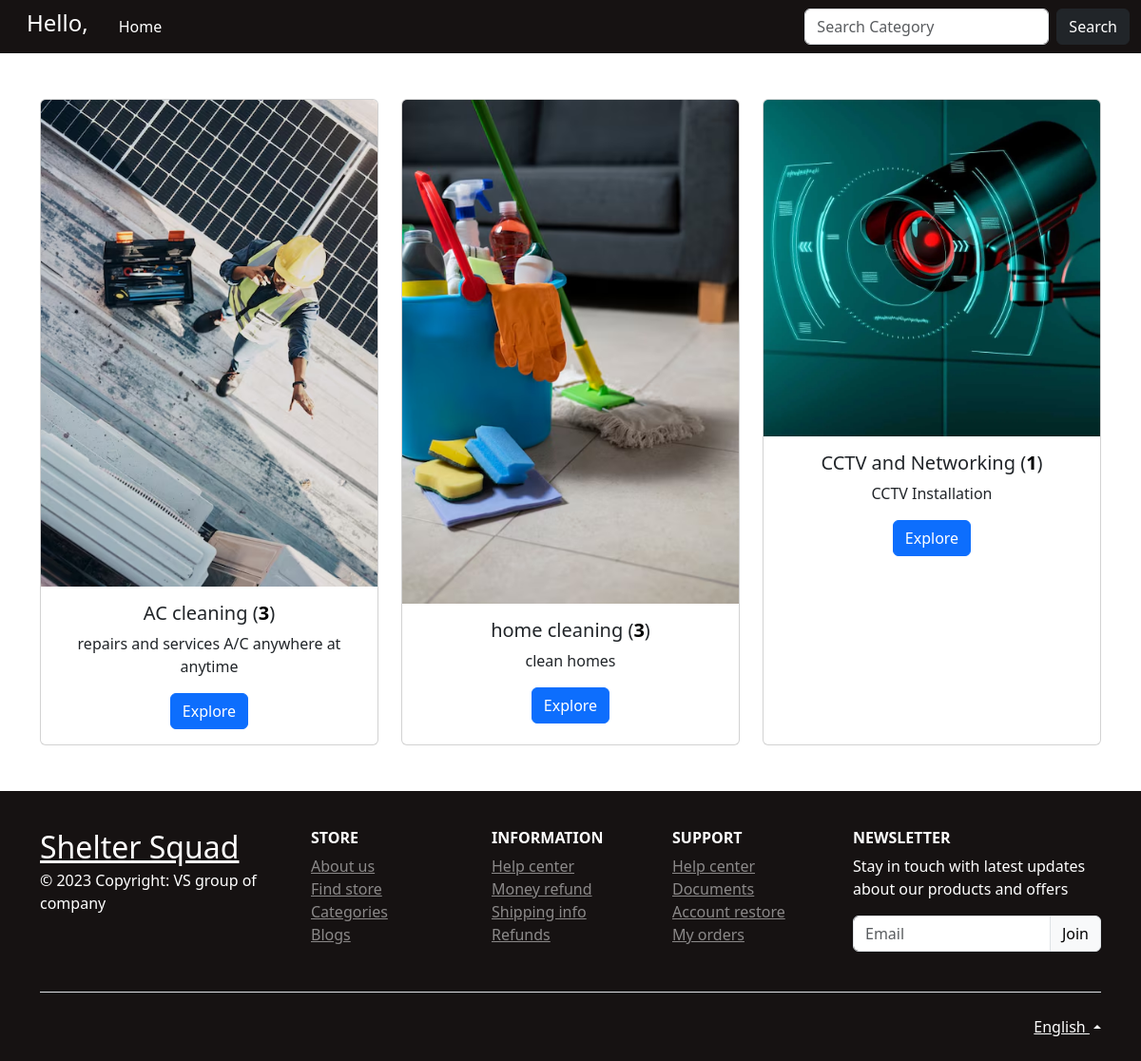
The app's page /search/ with its own data.
### home_service/models.py (models this page shows)
class Service_Category(models.Model):
    category = models.CharField(max_length=30, null=True)
    desc = models.CharField(max_length=100, null=True)
    image = models.FileField(null=True)
    total=models.CharField(max_length=100, null=True)
    def __str__(self):
        return self.category

### home_service/views.py (the view)
# urls.py: path('search/', customer_service_cat_search, name='customer_service_cat_search'),
def customer_service_cat_search(request):
    if request.method == 'GET':
        form = CustomerServiceSearchForm(request.GET)
        if form.is_valid():
            category = form.cleaned_data.get('category')
            print(category)
            services = Service_Category.objects.filter(category__icontains=category)
            print(services)
            if services:
                return render(request, 'search_results.html', {'services': services})
            else:
                error_message = "No services found for the provided category"
                return render(request, 'search_results.html', {'form': form, 'error_message': error_message})
        else:
            error_message = "Invalid search criteria."
            return render(request, 'search_results.html', {'form': form, 'error_message': error_message})
    else:
        form = CustomerServiceSearchForm()
        return render(request, 'search_results.html', {'form': form})

### home_service/templates/search_results.html (shortened to what this page needs)
<!DOCTYPE html>
{%load static%}
<html lang="en">
<head>
    <link href="https://cdn.jsdelivr.net/npm/bootstrap@5.3.3/dist/css/bootstrap.min.css" rel="stylesheet">
</head>
<body>
  <nav class="navbar navbar-expand-lg text-white" style="background-color: rgb(22, 18, 18);">
    <div class="container-fluid">
      <span class="ms-3 h4">Hello,{{request.user.username}}</span>
      <div class="collapse navbar-collapse ms-4" id="navbarScroll">
        <ul class="navbar-nav me-auto my-2 my-lg-0 navbar-nav-scroll" style="--bs-scroll-height: 100px;">
          <li class="nav-item">
            <a class="nav-link active text-white" aria-current="page" href="{% url 'user_home' %}">Home</a>
          </li>
        </ul>
        <form class="d-flex" role="search" method="GET" action="{% url 'customer_service_cat_search' %}">
          <input class="form-control me-2" name="category" type="search" placeholder="Search Category" aria-label="Search">
          <button class="btn btn-dark" type="submit">Search</button>
        </form>
      </div>
    </div>
  </nav>
    <div class="container my-5">
        <div class="row">
        {% if services %}
            {% for ser in services %}
                <div class="col-md-4">
                    <div class="card h-100">
                    <img class="card-img-top" src="{{ser.image.url}}" alt="Card image cap">
                    <div class="card-body text-center">
                        <h5 class="card-title">{{ser.category}} <span>(<span style="color:black;font-weight:bold">{{ser.total}}</span>)</span></h5>
                        <p class="card-text">{{ser.desc}}</p>
                        <a href="{% url 'explore_services' ser.id %}" class="btn btn-primary">Explore</a>
                    </div>
                    </div>
                </div>
            {% endfor %}
        {% endif %}
        </div>
    </div>
          <footer class="text-center text-lg-start text-muted mt-auto mb-0" style="background-color:  rgb(22, 18, 18);">
            <section class="">
              <div class="container text-center text-md-start pt-4 pb-4">
                <div class="row mt-3">
                  <div class="col-12 col-lg-3 col-sm-12 mb-2">
                    <a href="https://mdbootstrap.com/" target="_blank" class="text-white h2">
                      Shelter Squad
                    </a>
                    <p class="mt-1 text-white">
                      © 2023 Copyright: VS group of company
                    </p>
                  </div>
                  <div class="col-6 col-sm-4 col-lg-2">
                    <h6 class="text-uppercase text-white fw-bold mb-2">
                      Store
                    </h6>
                    <ul class="list-unstyled mb-4">
                      <li><a class="text-white-50" href="#">About us</a></li>
                      <li><a class="text-white-50" href="#">Find store</a></li>
                      <li><a class="text-white-50" href="#">Categories</a></li>
                      <li><a class="text-white-50" href="#">Blogs</a></li>
                    </ul>
                  </div>
                  <div class="col-6 col-sm-4 col-lg-2">
                    <h6 class="text-uppercase text-white fw-bold mb-2">
                      Information
                    </h6>
                    <ul class="list-unstyled mb-4">
                      <li><a class="text-white-50" href="#">Help center</a></li>
                      <li><a class="text-white-50" href="#">Money refund</a></li>
                      <li><a class="text-white-50" href="#">Shipping info</a></li>
                      <li><a class="text-white-50" href="#">Refunds</a></li>
                    </ul>
                  </div>
                  <div class="col-6 col-sm-4 col-lg-2">
                    <h6 class="text-uppercase text-white fw-bold mb-2">
                      Support
                    </h6>
                    <ul class="list-unstyled mb-4">
                      <li><a class="text-white-50" href="#">Help center</a></li>
                      <li><a class="text-white-50" href="#">Documents</a></li>
                      <li><a class="text-white-50" href="#">Account restore</a></li>
                      <li><a class="text-white-50" href="#">My orders</a></li>
                    </ul>
                  </div>
                  <div class="col-12 col-sm-12 col-lg-3">
                    <h6 class="text-uppercase text-white fw-bold mb-2">Newsletter</h6>
                    <p class="text-white">Stay in touch with latest updates about our products and offers</p>
                    <div class="input-group mb-3">
                      <input type="email" class="form-control border" placeholder="Email" aria-label="Email" aria-describedby="button-addon2" />
                      <button class="btn btn-light border shadow-0" type="button" id="button-addon2" data-mdb-ripple-color="dark">
                        Join
                      </button>
                    </div>
                  </div>
                </div>
              </div>
            </section>
            <div class="">
              <div class="container">
                <div class="d-flex justify-content-between py-4 border-top">
                  <div class="dropdown dropup">
                    <a class="dropdown-toggle text-white" href="#" id="Dropdown" role="button" data-mdb-toggle="dropdown" aria-expanded="false"> English </a>
                  </div>
                </div>
              </div>
            </div>
          </footer>
</body>
</html>

### records on screen
Service_Category: image (picture), category "AC cleaning", total "3", desc "repairs and services A/C anywhere at anytime"
Service_Category: image (picture), category "home cleaning", total "3", desc "clean homes"
Service_Category: image (picture), category "CCTV and Networking", total "1", desc "CCTV Installation"
